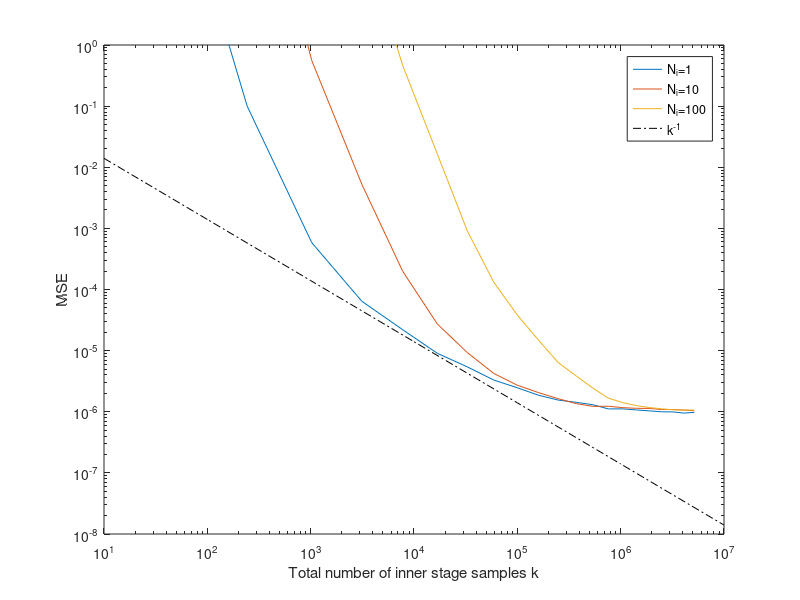
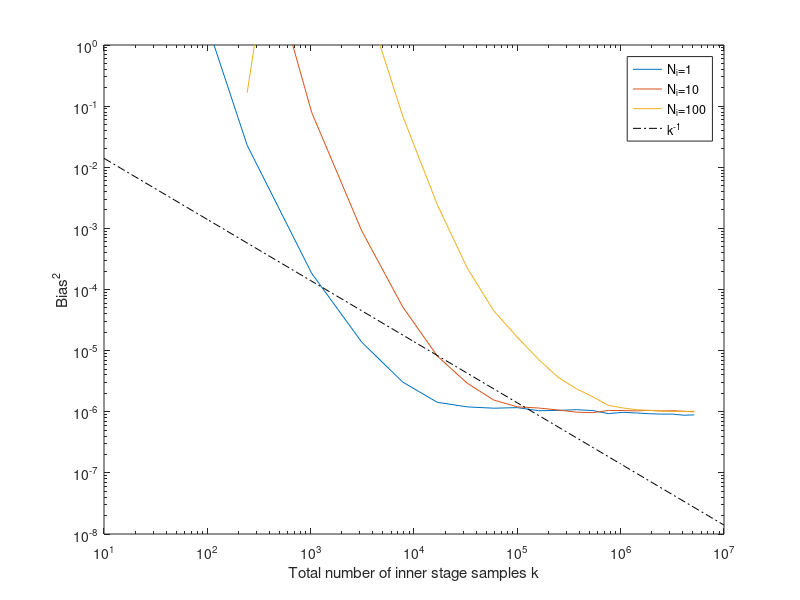
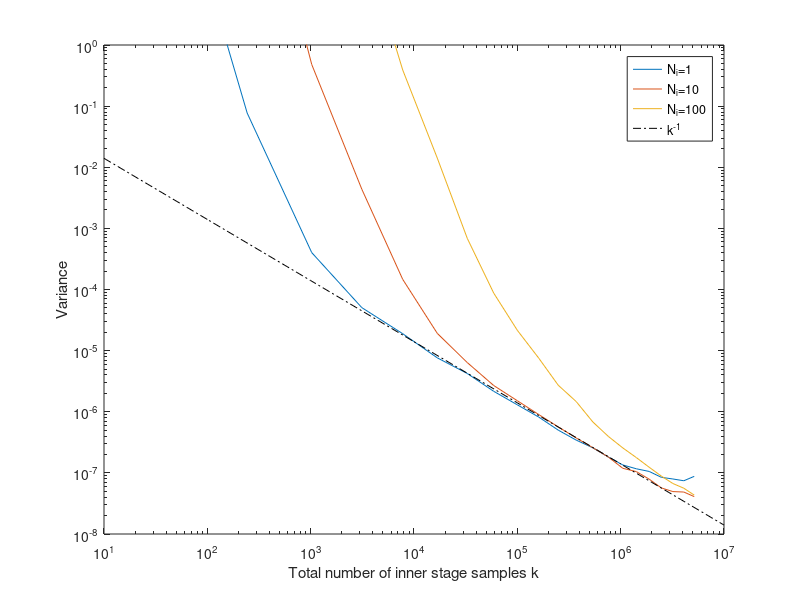
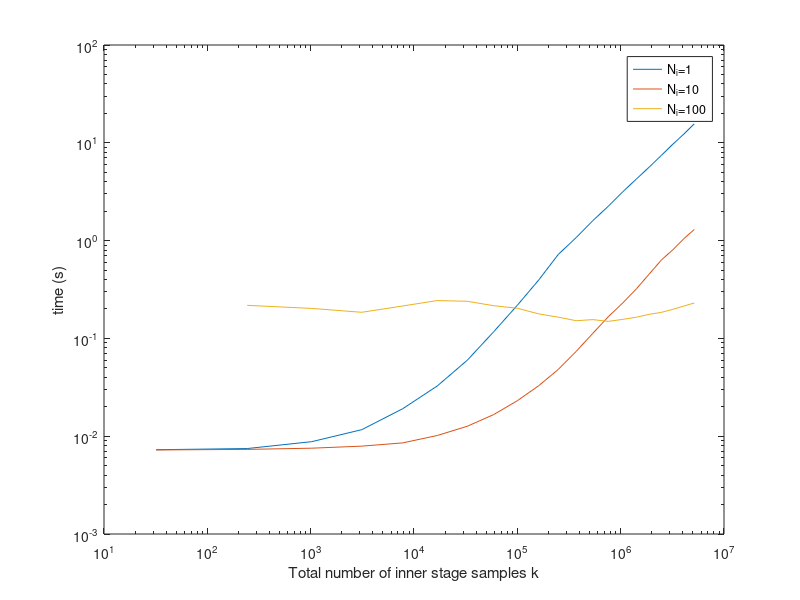

The MATLAB script that drew these images, in order:
clear;clc;

% Poly Regr
load('re_poly2_1.mat')
mse_poly2=mse;
bias2_poly2=bias2;
var_poly2=var;
t_poly2=t_tr+t_pr;
load('re_poly5_1.mat')
mse_poly5=mse;
bias2_poly5=bias2;
var_poly5=var;
t_poly5=t_tr+t_pr;
load('re_poly8_1.mat')
mse_poly8=mse;
bias2_poly8=bias2;
var_poly8=var;
t_poly8=t_tr+t_pr;
load('re_spec_full_1.mat')
mse_spec=mse;
bias2_spec=bias2;
var_spec=var;
t_spec=t_tr+t_pr;

K_plot = logspace(1,7,7);

figure(1),loglog(K,mse_poly2,K,mse_poly5,K,mse_poly8,K,mse_spec,...
K_plot,5.5e-2*K_plot.^(-2/3)/K_plot(1)^(-2/3),'k--',K_plot,...
1.4e-2*K_plot.^(-1)/K_plot(1)^(-1),'k-.')
xlabel('Total number of inner stage samples k')
ylabel('MSE')
axis([10, 1e7, 1e-8, 1])
legend('deg=2','deg=5','deg=8','spec')

figure(2),loglog(K,bias2_poly2,K,bias2_poly5,K,bias2_poly8,K,bias2_spec,...
K_plot,5.5e-2*K_plot.^(-2/3)/K_plot(1)^(-2/3),'k--',K_plot,...
1.4e-2*K_plot.^(-1)/K_plot(1)^(-1),'k-.')
xlabel('Total number of inner stage samples k')
ylabel('Bias^2')
axis([10, 1e7, 1e-8, 1])
legend('deg=2','deg=5','deg=8','spec')

figure(3),loglog(K,var_poly2,K,var_poly5,K,var_poly8,K,var_spec,...
K_plot,5.5e-2*K_plot.^(-2/3)/K_plot(1)^(-2/3),'k--',K_plot,...
1.4e-2*K_plot.^(-1)/K_plot(1)^(-1),'k-.')
xlabel('Total number of inner stage samples k')
ylabel('Variance')
axis([10, 1e7, 1e-8, 1])
legend('deg=2','deg=5','deg=8','spec')

figure(4),loglog(K,t_poly2,K,t_poly5,K,t_poly8,K,t_spec)
xlabel('Total number of inner stage samples k')
ylabel('time (s)')
legend('deg=2','deg=5','deg=8','spec')

%% N_o
load('re_poly8_1.mat')
mse_1=mse;
bias2_1=bias2;
var_1=var;
t_1=t_tr+t_pr;
load('re_poly8_10.mat')
mse_10=mse;
bias2_10=bias2;
var_10=var;
t_10=t_tr+t_pr;
load('re_poly8_100.mat')
mse_100=mse;
bias2_100=bias2;
var_100=var;
t_100=t_tr+t_pr;

K_plot = logspace(1,7,7);

figure(1),loglog(K,mse_1,K,mse_10,K,mse_100,...
K_plot,1.4e-2*K_plot.^(-1)/K_plot(1)^(-1),'k-.')
xlabel('Total number of inner stage samples k')
ylabel('MSE')
axis([10, 1e7, 1e-8, 1])
legend('N_i=1','N_i=10','N_i=100','k^{-1}')

figure(2),loglog(K,bias2_1,K,bias2_10,K,bias2_100,...
K_plot,1.4e-2*K_plot.^(-1)/K_plot(1)^(-1),'k-.')
xlabel('Total number of inner stage samples k')
ylabel('Bias^2')
axis([10, 1e7, 1e-8, 1])
legend('N_i=1','N_i=10','N_i=100','k^{-1}')

figure(3),loglog(K,var_1,K,var_10,K,var_100,...
K_plot,1.4e-2*K_plot.^(-1)/K_plot(1)^(-1),'k-.')
xlabel('Total number of inner stage samples k')
ylabel('Variance')
axis([10, 1e7, 1e-8, 1])
legend('N_i=1','N_i=10','N_i=100','k^{-1}')

figure(4),loglog(K,t_1,K,t_10,K,t_100)
xlabel('Total number of inner stage samples k')
ylabel('time (s)')
legend('N_i=1','N_i=10','N_i=100')